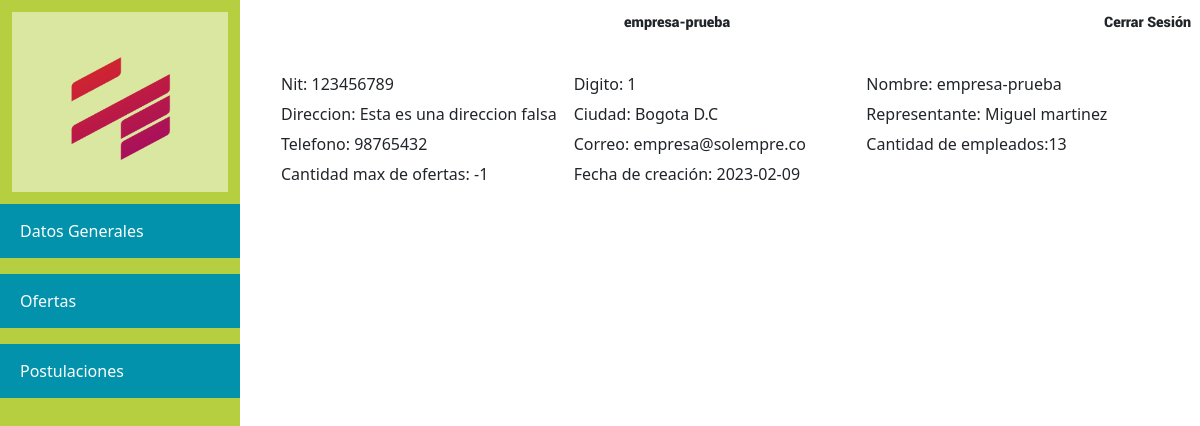
The app's page /Aplicacion/Users/Empresa/index.php (signed in) with its own data.
### tables this page shows
CREATE TABLE `empresas` (
  `codigo` int(11) NOT NULL,
  `nit` varchar(20) DEFAULT NULL,
  `digito` int(11) DEFAULT NULL,
  `nombre` varchar(50) DEFAULT NULL,
  `logo` text DEFAULT NULL,
  `direccion` text DEFAULT NULL,
  `ciudad` int(11) NOT NULL,
  `representante` varchar(100) DEFAULT NULL,
  `telefono` varchar(15) DEFAULT NULL,
  `correo` text DEFAULT NULL,
  `cant_emple` int(11) DEFAULT NULL,
  `cant_max_ofertas` int(11) DEFAULT NULL,
  `estado` int(11) DEFAULT NULL,
  `fecha_creacion` date DEFAULT NULL
);

CREATE TABLE `ciudad` (
  `codigo` int(11) NOT NULL,
  `cod_dian` int(11) DEFAULT NULL,
  `nombre` varchar(50) DEFAULT NULL,
  `departamento` int(11) DEFAULT NULL
);

### Aplicacion/src/consultas.php (called while the page is built, shortened)
<?php
require_once "Conexion.php";
  class consultas extends conexionBD{
    public function Busqueda_datos_empresa($nit){
      $sql="SELECT e.*, c.nombre as nombreciudad
            FROM empresas e
              inner join ciudad c on e.ciudad=c.codigo
            where e.nit='$nit'";
      $resultado=$this->consultar($sql);
      return $resultado;
    }
  }
  ?>

### Aplicacion/src/Conexion.php (called while the page is built, shortened)
<?php
  class conexionBD{
    var $host='localhost';
    var $username='root';
    var $password='';
    var $db='soluciones';
    public function consultar($sql){
      try {
        $this->conexion=mysqli_connect($this->host,$this->username,$this->password) or die("No se pudo conectar con el servidor");
        mysqli_select_db($this->conexion,$this->db) or die("No se pudo conectar con la base de datos");
        mysqli_set_charset($this->conexion,'UTF8');
          $resultado=mysqli_query($this->conexion,$sql);
          return($resultado);
      } catch (PDOException $e) {
        echo " <p>Error: No se puede establecer coneccion con la Base de Datos.</p>\n\n";
        echo  " <p>Error: ".$e->getMessage()."</p>\n";
        die();
        exit();
      }
    }
  }
?>

### Aplicacion/Users/Empresa/index.php (the view, shortened to what this page needs)
<?php
    require_once "../../src/consultas.php";
	$consulta = new consultas();
?>
<!DOCTYPE html>
<html lang="en">
<head>
    <link rel="stylesheet" href="../../css/admin1.css">
    <link rel="stylesheet" href="../../Users/Empresa/Cositas/Menu.css">
    <link rel="stylesheet" href="../../src/font-awesome-4.7.0/css/font-awesome.min.css">
    <link href="https://cdn.jsdelivr.net/npm/bootstrap@5.3.0-alpha1/dist/css/bootstrap.min.css" rel="stylesheet">
</head>
<body>
<div class="lado">
        <div class="perfil">
            <img src="../../images/Logo.png" alt="Logo">
        </div>
        <div class="men">
            <?php  require("../../Users/Empresa/Cositas/Menu.php")?>
        </div>
    </div>
    <div class="centro">
        <div class="barra">
            <span><?=$_SESSION["nombre"]?></span>
            <div class="cerrar">Cerrar Sesión</div>
        </div>
        <div class="princ">
            <?php
                $resp=$consulta->Busqueda_datos_empresa($_SESSION['documento']);
                if($fila=mysqli_fetch_assoc($resp))
                {
            ?>
            <div class="row">
                <div class="col-md-11 mx-auto" >
                    <div class="izquierda  col-md-4 form-group"><label > Nit: </label> <?=$fila['nit']?>	</div>
                    <div class="izquierda  col-md-4 form-group"><label > Digito: </label> <?=$fila['digito']?>	</div>
                    <div class="izquierda  col-md-4 form-group"><label > Nombre: </label> <?=$fila['nombre']?>	</div>
                    <div class="izquierda  col-md-4 form-group"><label > Direccion: </label> <?=$fila['direccion']?>	</div>
                    <div class="izquierda  col-md-4 form-group"><label > Ciudad: </label> <?=$fila['nombreciudad']?>	</div>
                    <div class="izquierda  col-md-4 form-group"><label > Representante: </label> <?=$fila['representante']?>	</div>
                    <div class="izquierda  col-md-4 form-group"><label > Telefono: </label> <?=$fila['telefono']?>	</div>
                    <div class="izquierda  col-md-4 form-group"><label > Correo: </label> <?=$fila['correo']?>	</div>
                    <div class="izquierda  col-md-4 form-group"><label > Cantidad de empleados: </label><?=$fila['cant_emple']?>	</div>
                    <div class="izquierda  col-md-4 form-group"><label > Cantidad max de ofertas:</label> <?=$fila['cant_max_ofertas']?>	</div>
                    <div class="izquierda  col-md-4 form-group"><label > Fecha de creación:</label> <?=$fila['fecha_creacion']?>	</div>
                </div>
            </div>
            <?php }?>
        </div>
    </div>
</body>
</html>

### Aplicacion/css/admin1.css (style rules this page uses)
* { margin:0; padding:0; }
body { display: flex; flex-direction:row; }
img { width:100%; height:100%; }
.lado { background:#B6CF41; width:20%; height:100vw; }
.lado .perfil { margin:5% 0 5% 5%; background:rgba(255,255,255,.5); width:90%; height:15vw; z-index:2; }
.lado .perfil img { width:60%; height:60%; margin:20%; }
.centro { background:url(../images/fondo.png) repeat ; width:80%; height: 100vw; position:relative; height:100%; z-index:1; }
.centro .barra { background:white; position:absolute; width:100%; height:3vw; z-index:2; padding-top:1vw; font-family:roboto; font-size:1.2vw; }
.centro .barra span { position:absolute; margin-left:40%; }
.centro .barra .cerrar { position:absolute; margin-left:90%; }
.centro .princ { background: transparent; width:100%; position:absolute; margin-top:6vw; }

### Aplicacion/Users/Empresa/Cositas/Menu.css (style rules this page uses)
.cerrar { cursor:pointer; }

### Aplicacion/Users/Empresa/index.php (style rules this page uses)
.izquierda { float: left; margin-bottom: 0.5vw; }

### records on screen
empresas: nit "123456789", digito "1", nombre "empresa-prueba", direccion "Esta es una direccion falsa", ciudad.nombre "Bogota D.C", representante "Miguel martinez", telefono "98765432", correo "empresa@solempre.co", cant_emple "13", cant_max_ofertas "-1", fecha_creacion "2023-02-09"

### other values on screen
$_SESSION["nombre"] "empresa-prueba"
